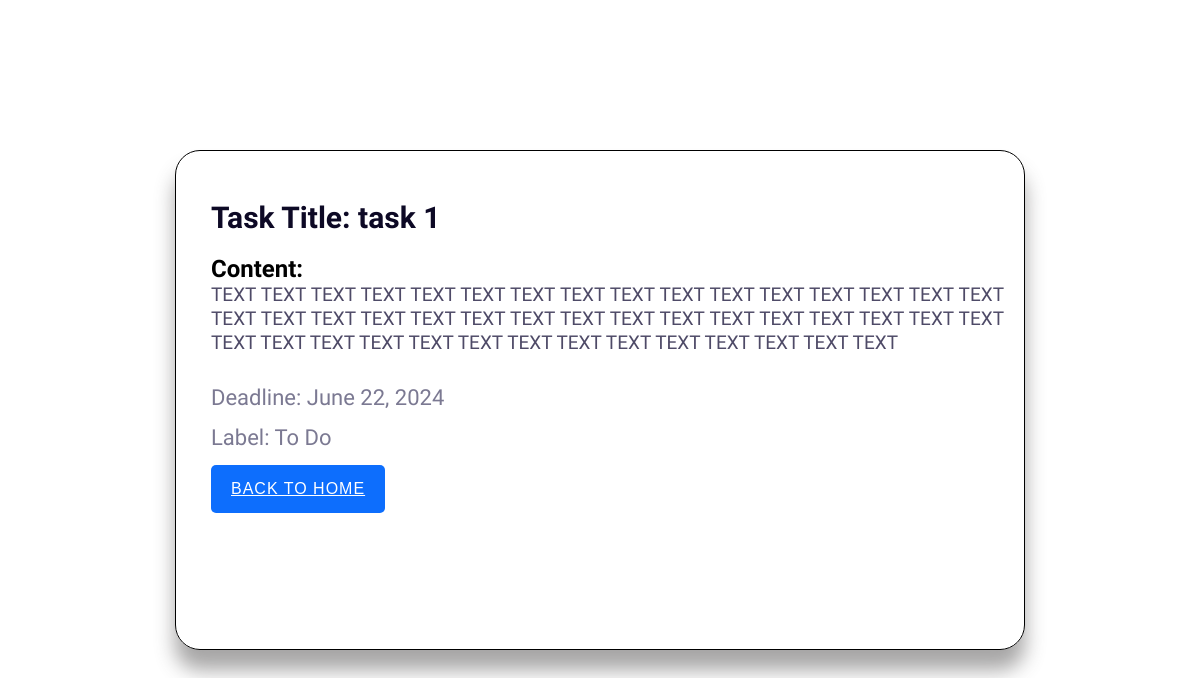
Screenshot of /view/3/ (signed in) with the database file from the repository.
### app/models.py (models this page shows, shortened)
class Task(models.Model):
    STATUS_CHOICES = (
        ("To Do", "To Do"),
        ("In Progress", "In Progress"),
        ("Personal", "Personal"),
        ("Completed", "Completed"),
    )
    user = models.ForeignKey(
        User, on_delete=models.CASCADE, null=True, blank=True
    )
    title = models.CharField(max_length=100)
    description = models.TextField()
    deadline = models.DateField()
    status = models.CharField(
        max_length=20, choices=STATUS_CHOICES, default="todo"
    )

### app/views.py (the view)
# urls.py: path("view/<int:task_id>/", views.view_task, name="view_task"),
@login_required
def view_task(request, task_id):
    task = get_object_or_404(Task, pk=task_id)
    return render(request, "view.html", {"task": task})

### templates/view.html (shortened to what this page needs)
<!DOCTYPE html>
<html lang="en" dir="ltr">
<head>
    <link rel="stylesheet" href="/static/style.css">
</head>
<body>
    <div class="blog-card">
        <div class="inner-part">
            <div class="content content-1">
                {% if task %}
                <div class="title">Task Title: {{ task.title }}</div>
                <h2>Content:</h2>
                <div class="text">{{ task.description }}</div>
                <span>Deadline: {{ task.deadline }}</span>
                <span>Label: {{ task.status }}</span>
                {% elif post %}
                <div class="title">Post Title: {{ post.title }}</div>
                <h2>Content:</h2>
                <div class="text">{{ post.content }}</div>
                {% endif %}
                <button type="submit" class="btn btn-primary"><a href="{% url 'home' %}" style="color: white;" >Back to Home</a></button>
            </div>
        </div>
    </div>
</body>
</html>

### static/style.css (style rules this page uses)
* { margin: 0; padding: 0; box-sizing: border-box; }
body { display: flex; align-items: center; justify-content: center; height: 100vh; font-family: "Fira Sans", sans-serif; background: white; }
.blog-card { position: absolute; height: 500px; width: 95%; max-width: 850px; margin: auto; border-radius: 25px; border: 1px solid black; box-shadow: 0px 20px 20px #4b49497c; }
.inner-part { position: absolute; display: flex; height: 360px; align-items: center; justify-content: center; padding-top: 50px; }
.content { padding: 0 20px 0 35px; width: fit-content; overflow-y: hidden; }
.content span { display: block; color: #7b7992; margin-bottom: 15px; font-size: 22px; font-weight: 500; }
.content .title { font-size: 30px; font-weight: 700; color: #0d0925; margin-bottom: 20px; }
.text { color: #4e4a67; max-width: 900px; font-size: 19px; margin-bottom: 30px; line-height: 1.5rem; text-align: justify; overflow-y: auto; max-height: 150px; }
.content button { display: inline-flex; padding: 15px 20px; border: none; font-size: 16px; text-transform: uppercase; color: white; letter-spacing: 1px; border-radius: 5px; cursor: pointer; outline: none; background: #0d6efd; }
.btn-primary { color: #fff; background-color: #0d6efd; border-color: #0d6efd; }

### rows the page displays
Task: title "task 1", description "TEXT TEXT TEXT TEXT TEXT TEXT TEXT TEXT TEXT TEXT TEXT TEXT TEXT TEXT TEXT TEXT TEXT TEXT TEXT TEXT TEXT TEXT TEXT TEXT TEXT TEXT TEXT TEXT TEXT TEXT TEXT TEXT TEXT TEXT TEXT TEXT TEXT TEXT TEXT TEXT TEXT TEXT TEXT TEXT TEXT TEXT", deadline "June 22, 2024", status "To Do"
